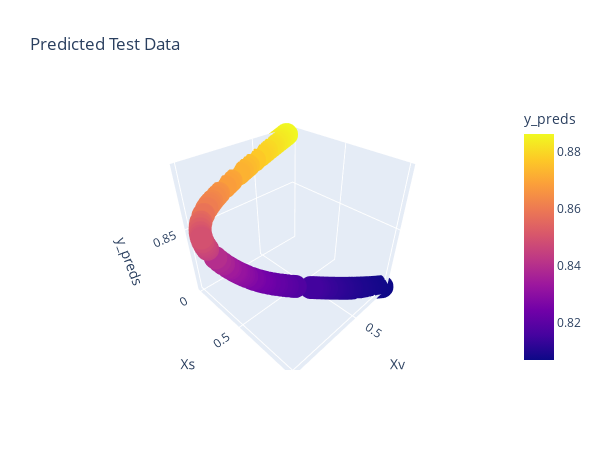

Here is the notebook cell this chart was saved with:
### Code cell
# Plot split data
fig = px.scatter_3d(test, x='Xv', y='Xs', z='y_preds', color='y_preds',
                    title='Predicted Test Data', width=600, height=450)
fig.show()

### Figure 1 — Plotly figure (JSON) as saved in the notebook; plotly's stock layout.template omitted (floating-point values rounded to 4 significant figures; data arrays with more than 128 entries replaced by an {"elided": "..."} marker saying what was removed)
{"data": [{"hovertemplate": "Xv=%{x}<br>Xs=%{y}<br>y_preds=%{marker.color}<extra></extra>", "legendgroup": "", "marker": {"color": {"elided": "181 float values"}, "coloraxis": "coloraxis", "symbol": "circle"}, "mode": "markers", "name": "", "scene": "scene", "showlegend": false, "type": "scatter3d", "x": {"elided": "181 float values"}, "y": {"elided": "181 float values"}, "z": {"elided": "181 float values"}}], "layout": {"coloraxis": {"colorbar": {"title": {"text": "y_preds"}}, "colorscale": [[0, "#0d0887"], [0.1111, "#46039f"], [0.2222, "#7201a8"], [0.3333, "#9c179e"], [0.4444, "#bd3786"], [0.5556, "#d8576b"], [0.6667, "#ed7953"], [0.7778, "#fb9f3a"], [0.8889, "#fdca26"], [1, "#f0f921"]]}, "height": 450, "legend": {"tracegroupgap": 0}, "scene": {"domain": {"x": [0, 1], "y": [0, 1]}, "xaxis": {"title": {"text": "Xv"}}, "yaxis": {"title": {"text": "Xs"}}, "zaxis": {"title": {"text": "y_preds"}}}, "title": {"text": "Predicted Test Data"}, "width": 600}}
